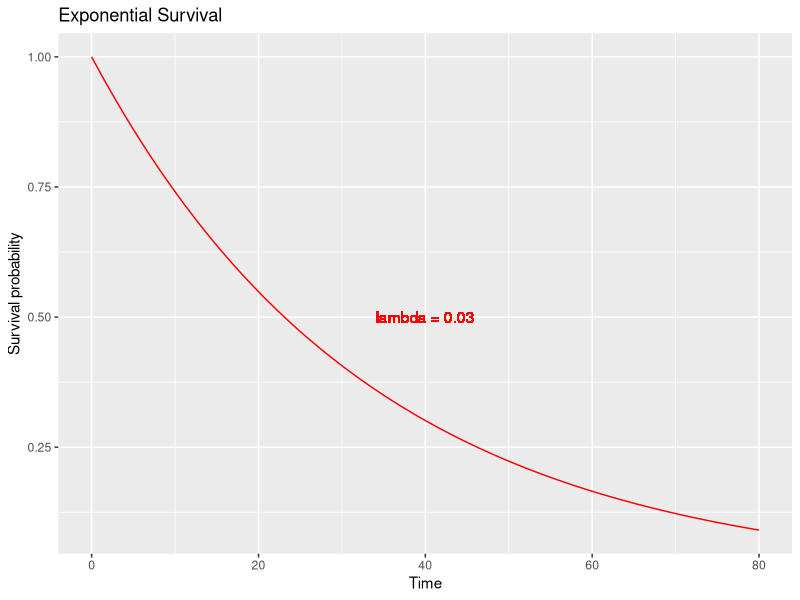
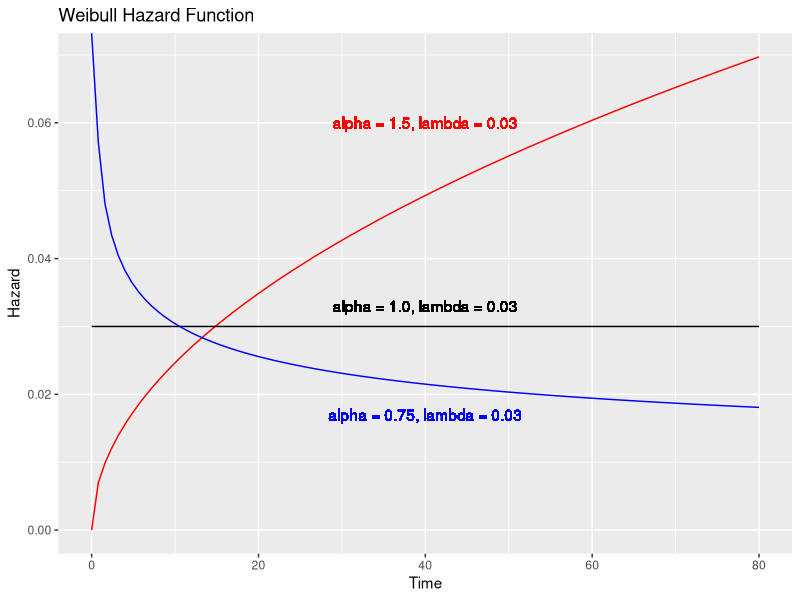
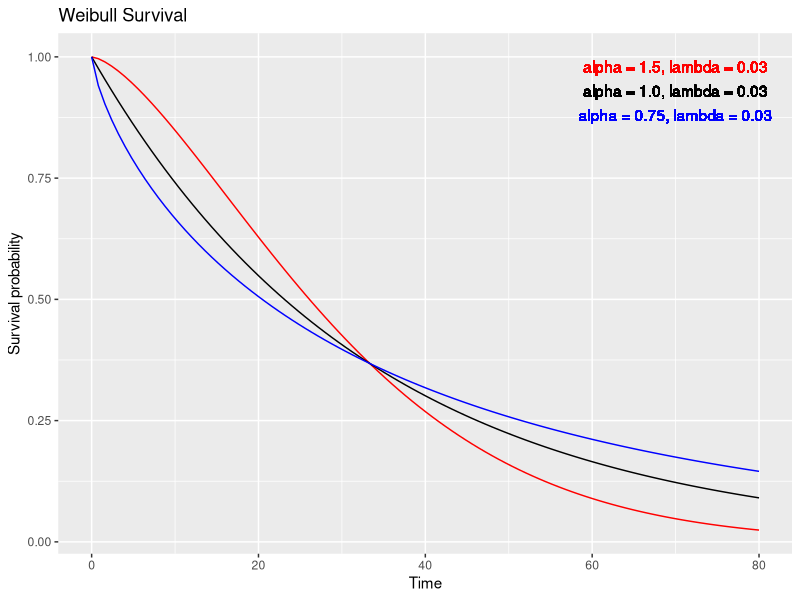
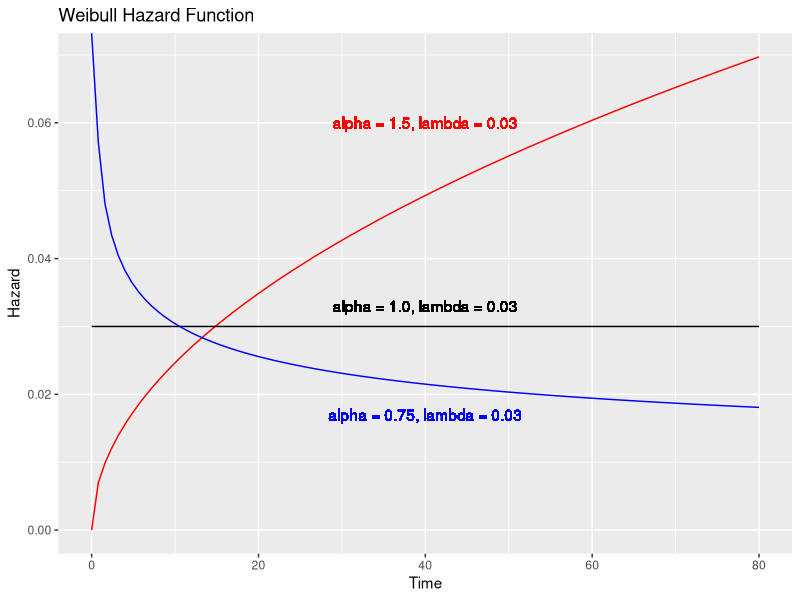
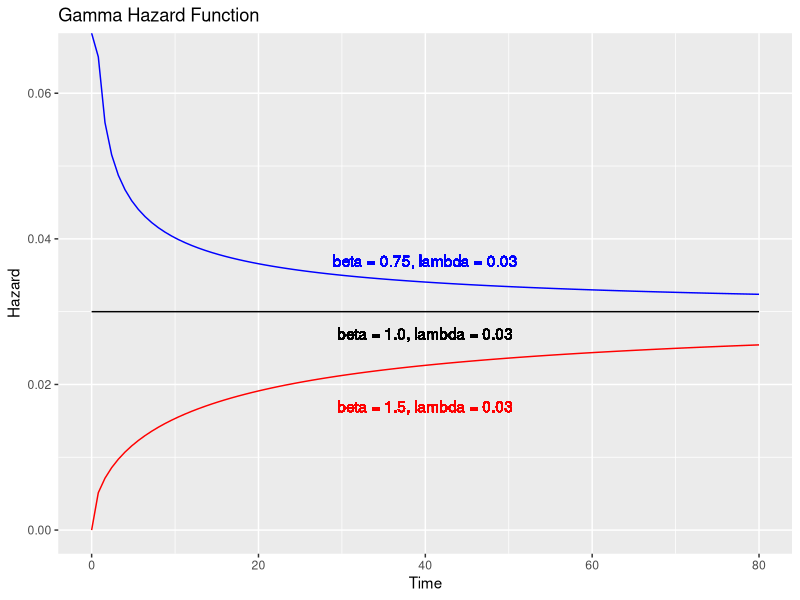
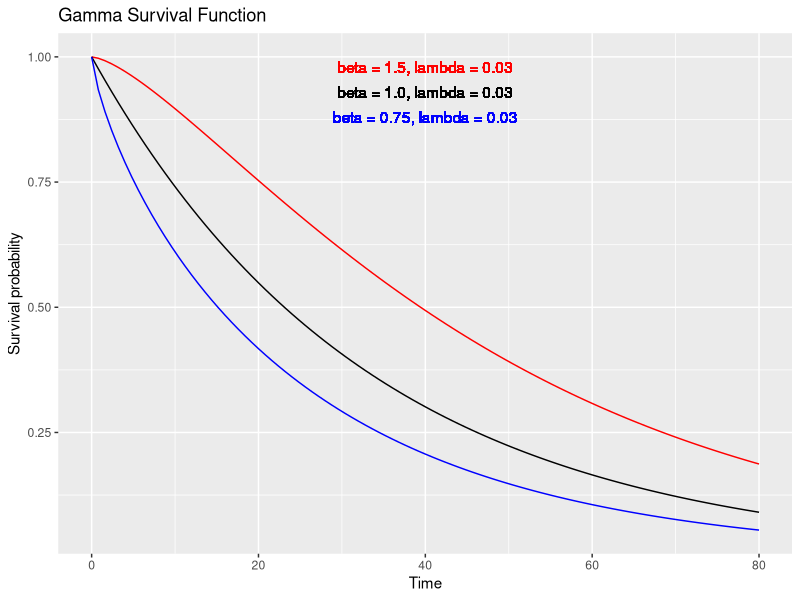
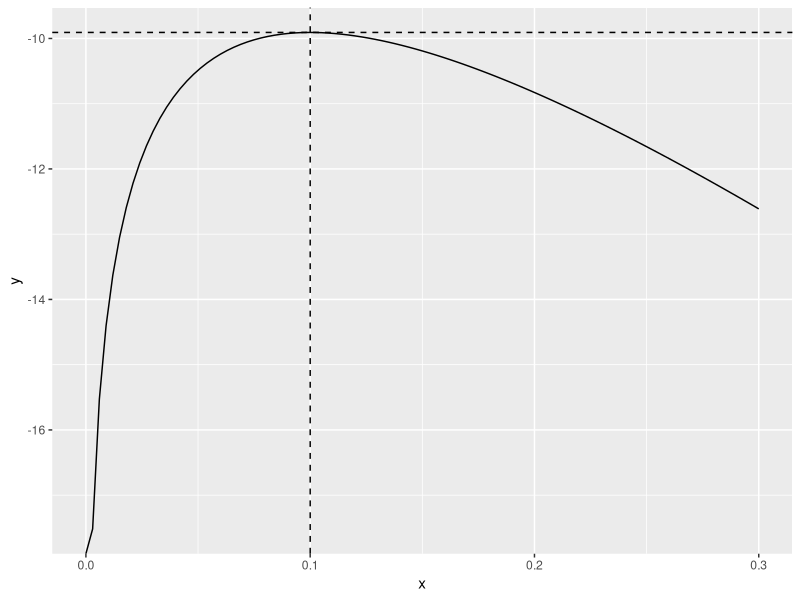
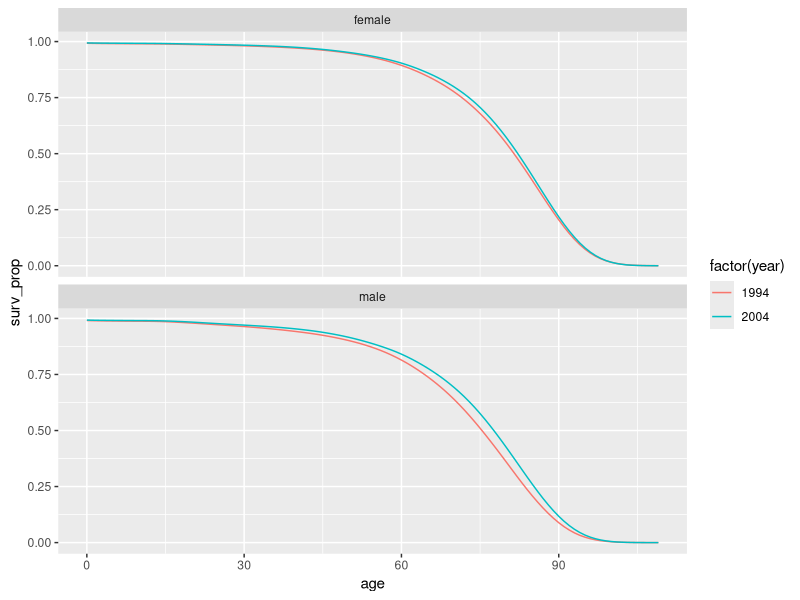

Write R code to recreate these figures, in order.
## ---- chunk 1
knitr::opts_chunk$set(echo = TRUE)
library(tidyverse)
library(survival)
library(survminer)
## ---- chunk 2
df <- tibble(x = 0:80)   # create age-data from 0 year old to 80 years old

expSurv <- function(lambda) {
  function(x) pexp(x, rate = lambda, lower.tail = FALSE)
}

ggplot(df, aes(x)) + 
  stat_function(fun = expSurv(0.03), color = "red") +    # lambda = 0.03
  geom_text(aes(x = 40, y = 0.5), label = "lambda = 0.03", color = "red") + 
  labs(title = "Exponential Survival", x = "Time", y = "Survival probability")
## ---- chunk 3
alpha = c(1.5, 1, 0.75)
lambda = c(0.03, 0.03, 0.03)

weibull <- function(alpha, lambda) {
  function(t) {
    alpha * (lambda ^ alpha) * (t ^ (alpha - 1))
  }
}

func_list <- map2(alpha, lambda, ~ weibull(.x, .y))

ggplot(df, aes(x)) + 
  stat_function(fun = func_list[[1]], color = "red") +    # alpha = 1.5
  stat_function(fun = func_list[[2]], color = "black") +  # alpha = 1
  stat_function(fun = func_list[[3]], color = "blue") +   # alpha = 0.75
  geom_text(aes(x = 40, y = 0.06), label = "alpha = 1.5, lambda = 0.03", color = "red") + 
  geom_text(aes(x = 40, y = 0.033), label = "alpha = 1.0, lambda = 0.03", color = "black") + 
  geom_text(aes(x = 40, y = 0.017), label = "alpha = 0.75, lambda = 0.03", color = "blue") + 
  labs(title = "Weibull Hazard Function", x = "Time", y = "Hazard")
  
## ---- chunk 4
weibSurv <- function(t, shape, scale) {
  pweibull(t, shape = shape, scale = scale, lower.tail = F)
}

df <- tibble(x = 0:80)

ggplot(df, aes(x = x)) + 
  stat_function(fun = weibSurv, args = list(shape = 1.5, scale = 1 / 0.03), color = "red") + 
  stat_function(fun = weibSurv, args = list(shape = 1.0, scale = 1 / 0.03), color = "black") + 
  stat_function(fun = weibSurv, args = list(shape = 0.75, scale = 1 / 0.03), color = "blue") + 
  geom_text(aes(x = 70, y = 0.98), label = "alpha = 1.5, lambda = 0.03", color = "red") + 
  geom_text(aes(x = 70, y = 0.93), label = "alpha = 1.0, lambda = 0.03", color = "black") + 
  geom_text(aes(x = 70, y = 0.88), label = "alpha = 0.75, lambda = 0.03", color = "blue") + 
  labs(y = "Survival probability", x = "Time", title = "Weibull Survival")
## ---- chunk 5
weibHaz <- function(x, shape, scale) {
  dweibull(x, shape = shape, scale = scale) / pweibull(x, shape = shape, scale = scale, lower.tail = FALSE)
}

df <- tibble(x = 0:80)

ggplot(df, aes(x)) + 
  stat_function(fun = weibHaz, args = list(shape = 1.5, scale = 1 / 0.03), color = "red") +    # alpha = 1.5
  stat_function(fun = weibHaz, args = list(shape = 1.0, scale = 1 / 0.03), color = "black") +  # alpha = 1
  stat_function(fun = weibHaz, args = list(shape = 0.75, scale = 1 / 0.03), color = "blue") +  # alpha = 0.75
  geom_text(aes(x = 40, y = 0.06), label = "alpha = 1.5, lambda = 0.03", color = "red") + 
  geom_text(aes(x = 40, y = 0.033), label = "alpha = 1.0, lambda = 0.03", color = "black") + 
  geom_text(aes(x = 40, y = 0.017), label = "alpha = 0.75, lambda = 0.03", color = "blue") + 
  labs(title = "Weibull Hazard Function", x = "Time", y = "Hazard")

## ---- chunk 6
set.seed(1)
tt.weib <- rweibull(1000, shape = 1.5, scale = 1 / 0.03)
mean(tt.weib)
quantile(tt.weib, c(0.25, 0.5, 0.75))
## ---- chunk 7
gamma(1 + 1 / 1.5) / 0.03      # mean
(log(2) ^ (1 / 1.5)) / 0.03    # median
## ---- chunk 8
gammaHazard <- function(beta, lambda) {
  function(t) {
    dgamma(t, shape = beta, scale = 1 / lambda) / pgamma(t, shape = beta, scale = 1 / lambda, lower.tail = FALSE)
  }
}

gammaSurvival <- function(beta, lambda) {
  function(t) {
    pgamma(t, shape = beta, scale = 1 / lambda, lower.tail = FALSE)
  }
}

gamma_list <- map2(c(1.5, 1, 0.75), 0.03, ~ gammaHazard(beta = .x, lambda = .y))
gamma_s_list <- map2(c(1.5, 1, 0.75), 0.03, ~ gammaSurvival(beta = .x, lambda = .y)) 

ggplot(df, aes(x)) + 
  stat_function(fun = gamma_list[[1]], color = "red") +    # beta = 1.5
  stat_function(fun = gamma_list[[2]], color = "black") +  # beta = 1
  stat_function(fun = gamma_list[[3]], color = "blue") +   # beta = 0.75
  geom_text(aes(x = 40, y = 0.017), label = "beta = 1.5, lambda = 0.03", color = "red") + 
  geom_text(aes(x = 40, y = 0.027), label = "beta = 1.0, lambda = 0.03", color = "black") + 
  geom_text(aes(x = 40, y = 0.037), label = "beta = 0.75, lambda = 0.03", color = "blue") + 
  labs(title = "Gamma Hazard Function", x = "Time", y = "Hazard")

ggplot(df, aes(x)) + 
  stat_function(fun = gamma_s_list[[1]], color = "red") +    # beta = 1.5
  stat_function(fun = gamma_s_list[[2]], color = "black") +  # beta = 1
  stat_function(fun = gamma_s_list[[3]], color = "blue") +   # beta = 0.75
  geom_text(aes(x = 40, y = 0.98), label = "beta = 1.5, lambda = 0.03", color = "red") + 
  geom_text(aes(x = 40, y = 0.93), label = "beta = 1.0, lambda = 0.03", color = "black") + 
  geom_text(aes(x = 40, y = 0.88), label = "beta = 0.75, lambda = 0.03", color = "blue") + 
  labs(title = "Gamma Survival Function", x = "Time", y = "Survival probability")

## ---- chunk 9
likelyhood <- function(lambda, d, V) {
    d * log(lambda) - V * lambda
}

ggplot(tibble(x = seq(0, 0.3, by = 0.01)), aes(x = x)) + 
  stat_function(fun = likelyhood, args = list(d = 3, V = 30)) + 
  geom_vline(xintercept = 0.10, linetype = "dashed") + 
  geom_hline(yintercept = likelyhood(0.1, 3, 30), linetype = "dashed")

## ---- chunk 10
# time
age <- c(0:109)

# extract hazard data
hazard_list_1994 <- map2(c("male", "female"), "1994", ~ survexp.us[, .x, .y])
hazard_list_2004 <- map2(c("male", "female"), "2004", ~ survexp.us[, .x, .y])

# make tidy data frame
df_1994 <- map2(hazard_list_1994, c("male", "female"), 
                ~ tibble(year = 1994, 
                         age = age, 
                         hazard = as.numeric(.x), 
                         sex = .y, 
                         cum_hazard = cumsum(hazard), 
                         surv_prop = exp(-cum_hazard * 365.24)))

df_2004 <- map2(hazard_list_2004, c("male", "female"), 
                ~ tibble(year = 2004, age = age, 
                         hazard = as.numeric(.x), 
                         sex = .y, 
                         cum_hazard = cumsum(hazard), 
                         surv_prop = exp(-cum_hazard * 365.24)))

df_hazard <- bind_rows(df_1994, df_2004)

head(df_hazard)

df_hazard %>% 
  ggplot(aes(age, surv_prop, color = factor(year))) + 
  geom_line() + 
  facet_wrap(~ sex, nrow = 2)

df_hazard %>% 
  ggplot(aes(age, log(hazard), color = factor(year))) + 
  geom_line() + 
  facet_wrap(~ sex, ncol = 2)

# detect mean age
df_hazard %>% 
  group_by(year, sex) %>% 
  summarize(mean_age = sum(surv_prop))

## ---- chunk 11
# extract data from survexp.urs
var_list <- list(sex  = rep(c("male", "female"), each = 2, 2), 
                 race = rep(c("white", "black"), 4), 
                 year = rep(c("1994", "2004"), each = 4, 1))

hazard_list <- pmap(var_list, function(sex, race, year) as.numeric(survexp.usr[, sex, race, year]))

df_list <- pmap(var_list, function(sex, race, year) tibble(year = year, age = 0:109, sex = sex, race = race)) %>% 
  map2(., hazard_list, ~ mutate(.x, hazard = .y, cum_hazard = cumsum(hazard), surv_prop = exp(-cum_hazard * 365.24)))  

df_hazard <- bind_rows(df_list)  

# plot hazard 
ggplot(df_hazard, aes(age, log(hazard), color = race)) + 
  geom_line() + 
  facet_grid(sex ~ year)

# detect mean age
df_hazard %>% 
  group_by(year, sex, race) %>% 
  summarise(mean_age = sum(surv_prop))

## ---- chunk 12
# create simple data frame of patients
df <- data_frame(
  patient = 1:5, 
  start = c(1990, 1990, 1991, 1991, 1992), 
  end   = c(1995, 1995, 1995, 1994, 1993), 
  event = c(0, 0, 1, 1, 1), 
  duration = end - start
)

df

# calculate parameta
(estimate <- df %>% 
  summarise(d = sum(event), V = sum(duration), lambda = d / V, var_lambda = d / V ^ 2))

ggplot(tibble(x = 0:7), aes(x)) + 
  stat_function(fun = pexp, args = list(rate = estimate$lambda, lower.tail = FALSE))

# create K-M plot and estimated line
fit <- survfit(Surv(duration, event == 1) ~ 1, data = df)

func <- function(x) {
  pexp(x, rate = estimate$lambda, lower.tail = FALSE)
}

plot(fit)
curve(func, from = 0, to = 5, add = TRUE)
## ---- chunk 13
# create piecewise constant hazard function 
hazard_piecewise <- function(x) {
  if (x < 0) {
    stop("x must be >= 0")
  } else if (x > 5) {
    0.14
  } else {
    0.07
  }
}

hazard_piecewise_vec <- function(x) {
  map_dbl(x, hazard_piecewise)
}

survival_piecewise <- function(x) {
  if (x < 0) {
    stop("x must be >= 0")
  } else if (x > 5) {
    exp(-0.14 * x)
  } else {
    exp(-0.07 * x)
  }
}

survival_piecewise_vec <- function(x) {
  map_dbl(x, survival_piecewise)
}

ggplot(tibble(x = seq(0, 10, by = 0.1)), aes(x = x)) + 
  stat_function(fun = hazard_piecewise_vec)

ggplot(tibble(x = seq(0, 10, by = 0.1)), aes(x = x)) + 
  stat_function(fun = survival_piecewise_vec)

## ---- chunk 14
# func list of log-normal hazard
log_normal_func <- function(meanlog, sdlog) {
  function(x) {
    dlnorm(x, meanlog = meanlog, sdlog = sdlog) / plnorm(x, meanlog = meanlog, sdlog = sdlog, lower.tail = FALSE)
  }
}

func_list <- map2(c(0, 1, 2), 0.25, ~ log_normal_func(meanlog = .x, sdlog = .y))

# plot log-normal distribution hazard function
ggplot(tibble(x = 0:100), aes(x = x)) + 
  stat_function(fun = func_list[[1]], color = "red") + 
  stat_function(fun = func_list[[2]], color = "black") + 
  stat_function(fun = func_list[[3]], color = "blue")  + 
  geom_text(aes(x = 70, y = 5.8), label = "meanlog = 0, sdlog = 0.25", color = "red") + 
  geom_text(aes(x = 70, y = 5.3), label = "meanlog = 1, sdlog = 0.25", color = "black") + 
  geom_text(aes(x = 70, y = 4.8), label = "meanlog = 2, sdlog = 0.25", color = "blue") + 
  labs(y = "Hazard", x = "Time", title = "Log-normal hazard")
 
# plot log-normal distribution survival function
ggplot(tibble(x = 0:100), aes(x = x)) + 
  stat_function(fun = plnorm, args = list(meanlog = 0, sdlog = 0.25, lower.tail = FALSE), color = "red") + 
  stat_function(fun = plnorm, args = list(meanlog = 1, sdlog = 0.25, lower.tail = FALSE), color = "black") + 
  stat_function(fun = plnorm, args = list(meanlog = 2, sdlog = 0.25, lower.tail = FALSE), color = "blue")  + 
  geom_text(aes(x = 70, y = 0.98), label = "meanlog = 0, sdlog = 0.25", color = "red") + 
  geom_text(aes(x = 70, y = 0.93), label = "meanlog = 1, sdlog = 0.25", color = "black") + 
  geom_text(aes(x = 70, y = 0.88), label = "meanlog = 2, sdlog = 0.25", color = "blue") + 
  labs(y = "Survival probability", x = "Time", title = "Log-normal hazard")

